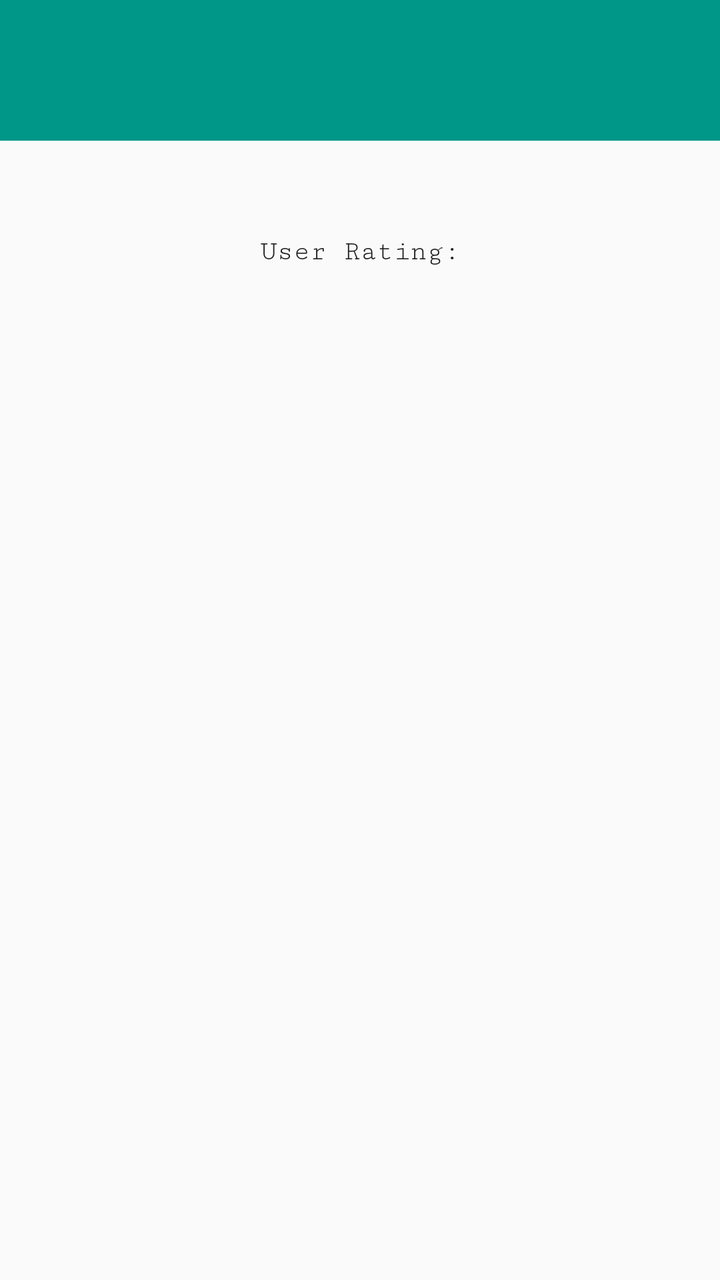
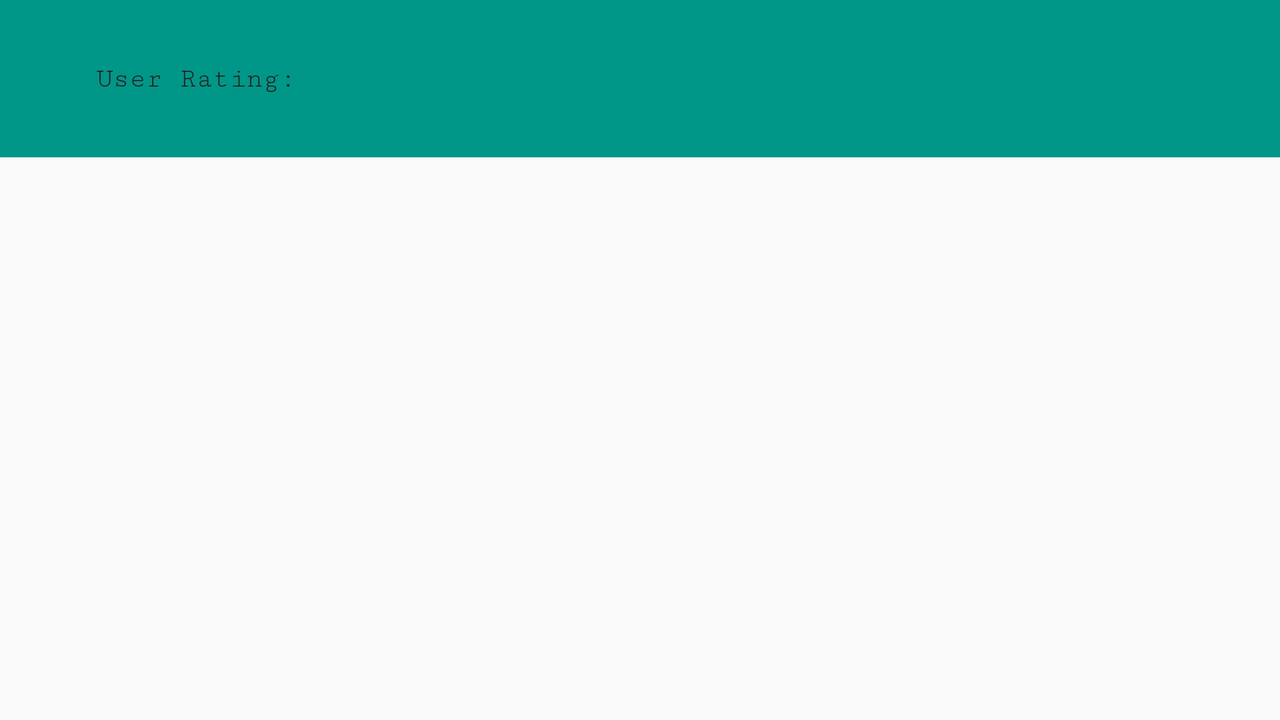

Compare how this app lays out the same screen by default and in its alternative resource folder. The renders come first, then the two layout files and the values they reference.
<!-- AndroidManifest.xml: application theme AppTheme -->
<!-- res/layout/activity_detail.xml -->
<?xml version="1.0" encoding="utf-8"?>
<FrameLayout
    xmlns:android="http://schemas.android.com/apk/res/android"
    xmlns:tools="http://schemas.android.com/tools"
    android:id="@+id/activity_detail"
    android:layout_width="match_parent"
    android:layout_height="match_parent"
    android:paddingBottom="@dimen/activity_vertical_margin"
    tools:context="com.example.android.movieclub.DetailActivity">

    <ScrollView
        android:layout_width="match_parent"
        android:layout_height="wrap_content">

        <LinearLayout
            android:layout_width="match_parent"
            android:layout_height="wrap_content"
            android:orientation="vertical">

            <ProgressBar
                android:id="@+id/pb_progress_bar"
                android:layout_height="42dp"
                android:layout_width="42dp"
                android:layout_gravity="center"
                android:visibility="gone" />

            
            <include
                android:id="@+id/movie_header"
                layout="@layout/portrait_movie_header"
                android:layout_width="match_parent"
                android:layout_height="0dp"
                android:layout_weight="1" />

            <TextView
                android:id="@+id/tv_release_date"
                android:layout_width="wrap_content"
                android:layout_height="wrap_content"
                android:paddingTop="@dimen/activity_vertical_margin"
                android:layout_gravity="center"
                style="@style/SmallText" />

            <TextView
                android:id="@+id/tv_user_rating"
                android:layout_width="wrap_content"
                android:layout_height="wrap_content"
                android:paddingTop="@dimen/activity_vertical_margin"
                android:layout_gravity="center"
                style="@style/SmallText"
                android:text="@string/user_rating" />

            <TextView
                android:id="@+id/tv_vote_average"
                android:layout_width="wrap_content"
                android:layout_height="wrap_content"
                android:layout_gravity="center"
                style="@style/SmallText" />

            <TextView
                android:id="@+id/tv_overview"
                android:layout_width="match_parent"
                android:layout_height="wrap_content"
                android:padding="@dimen/activity_vertical_margin"
                style="@style/MediumText" />

            <android.support.v7.widget.RecyclerView
                android:id="@+id/rv_trailers"
                android:layout_width="match_parent"
                android:layout_height="match_parent" />
        </LinearLayout>
    </ScrollView>
</FrameLayout>
<!-- res/layout/portrait_movie_header.xml (included above) -->
<?xml version="1.0" encoding="utf-8"?>
<android.support.constraint.ConstraintLayout
    xmlns:android="http://schemas.android.com/apk/res/android"
    xmlns:app="http://schemas.android.com/apk/res-auto"
    xmlns:tools="http://schemas.android.com/tools"
    android:layout_width="match_parent"
    android:layout_height="match_parent"
    android:paddingBottom="@dimen/activity_vertical_margin"
    android:background="@color/colorPrimary">

    <ImageView
        android:id="@+id/iv_movie_image"
        android:layout_width="wrap_content"
        android:layout_height="wrap_content"
        android:layout_gravity="center"
        android:layout_marginTop="@dimen/padding_medium"
        app:layout_constraintTop_toTopOf="parent"
        android:layout_marginStart="@dimen/padding_big"
        app:layout_constraintLeft_toLeftOf="parent"
        android:layout_marginLeft="@dimen/padding_big"
        android:layout_marginEnd="@dimen/padding_big"
        app:layout_constraintRight_toRightOf="parent"
        android:layout_marginRight="@dimen/padding_big"/>

    <TextView
        android:id="@+id/tv_title"
        android:layout_width="wrap_content"
        android:layout_height="wrap_content"
        android:paddingTop="@dimen/activity_vertical_margin"
        android:layout_gravity="center"
        style="@style/BigText"
        app:layout_constraintTop_toBottomOf="@+id/iv_movie_image"
        android:layout_marginTop="@dimen/padding_medium"
        app:layout_constraintLeft_toRightOf="@+id/iv_movie_image"
        app:layout_constraintRight_toLeftOf="@+id/iv_movie_image"/>

    

</android.support.constraint.ConstraintLayout>
<!-- resources referenced by this layout -->
<resources>
  <color name="colorPrimary">#009688</color>
  <dimen name="activity_vertical_margin">16dp</dimen>
  <dimen name="padding_big">16dp</dimen>
  <dimen name="padding_medium">8dp</dimen>
  <string name="user_rating">User Rating:</string>
  <style name="BigText" parent="TextStyle">
          <item name="android:textSize">20sp</item>
      </style>
  <style name="MediumText" parent="TextStyle">
          <item name="android:textSize">16sp</item>
      </style>
  <style name="SmallText" parent="TextStyle">
          <item name="android:textSize">14sp</item>
      </style>
  <style name="AppTheme" parent="Theme.AppCompat.Light.DarkActionBar">
          
          <item name="colorPrimary">@color/colorPrimary</item>
          <item name="colorPrimaryDark">@color/colorPrimaryDark</item>
          <item name="colorAccent">@color/colorAccent</item>
          <item name="android:textColor">@color/secondaryTextColor</item>
      </style>
  <style name="TextStyle">
          <item name="android:textColor">@color/primaryTextColor</item>
          <item name="android:fontFamily">serif-monospace</item>
      </style>
  <color name="colorPrimaryDark">#00796B</color>
  <color name="colorAccent">#FF9800</color>
  <color name="secondaryTextColor">#757575</color>
  <color name="primaryTextColor">#212121</color>
</resources>
<!-- res/layout-land/activity_detail.xml (the repository's variant of the layout above) -->
<!-- drawn on the phone turned sideways -->
<?xml version="1.0" encoding="utf-8"?>
<ScrollView
    xmlns:android="http://schemas.android.com/apk/res/android"
    xmlns:app="http://schemas.android.com/apk/res-auto"
    xmlns:tools="http://schemas.android.com/tools"
    android:layout_height="match_parent"
    android:layout_width="match_parent"
    android:paddingBottom="@dimen/activity_vertical_margin" >
    <android.support.constraint.ConstraintLayout

        android:layout_width="match_parent"
        android:layout_height="wrap_content"
        tools:context="com.example.android.movieclub.DetailActivity" >

        <ProgressBar
            android:id="@+id/pb_progress_bar"
            android:layout_height="@dimen/progress_bar_size"
            android:layout_width="@dimen/progress_bar_size"
            android:visibility="invisible"
            android:layout_marginStart="@dimen/padding_big"
            tools:layout_constraintLeft_creator="1"
            app:layout_constraintLeft_toLeftOf="parent"
            android:layout_marginLeft="@dimen/padding_big"
            android:layout_marginTop="@dimen/padding_big"
            app:layout_constraintTop_toTopOf="parent"/>

        <include
            android:id="@+id/movie_header"
            layout="@layout/landscape_movie_header"
            android:layout_width="match_parent"
            android:layout_height="wrap_content"
            app:layout_constraintTop_toTopOf="parent"
            app:layout_constraintLeft_toLeftOf="parent" />

        <TextView
            android:id="@+id/tv_overview"
            android:layout_width="wrap_content"
            android:layout_height="wrap_content"
            style="@style/MediumText"
            android:layout_marginEnd="@dimen/padding_big"
            app:layout_constraintRight_toRightOf="parent"
            android:layout_marginRight="@dimen/padding_big"
            android:layout_marginStart="@dimen/padding_big"
            android:layout_marginLeft="@dimen/padding_big"
            app:layout_constraintLeft_toLeftOf="parent"
            app:layout_constraintTop_toBottomOf="@+id/movie_header"
            android:layout_marginTop="@dimen/padding_big"/>

        <android.support.v7.widget.RecyclerView
            android:id="@+id/rv_trailers"
            android:layout_width="match_parent"
            android:layout_height="wrap_content"
            android:layout_marginEnd="@dimen/padding_big"
            app:layout_constraintRight_toRightOf="parent"
            android:layout_marginRight="@dimen/padding_big"
            android:layout_marginStart="@dimen/padding_big"
            app:layout_constraintLeft_toLeftOf="parent"
            android:layout_marginLeft="@dimen/padding_big"
            app:layout_constraintTop_toBottomOf="@+id/tv_overview"
            android:layout_marginTop="@dimen/padding_big"
            />

    </android.support.constraint.ConstraintLayout>
</ScrollView>
<!-- res/layout/landscape_movie_header.xml (included above) -->
<?xml version="1.0" encoding="utf-8"?>
<android.support.constraint.ConstraintLayout
    xmlns:android="http://schemas.android.com/apk/res/android"
    xmlns:app="http://schemas.android.com/apk/res-auto"
    xmlns:tools="http://schemas.android.com/tools"
    android:orientation="vertical"
    android:layout_width="match_parent"
    android:layout_height="wrap_content"
    android:paddingBottom="@dimen/activity_vertical_margin"
    android:background="@color/colorPrimary">

    <ImageView
        android:id="@+id/iv_movie_image"
        android:layout_width="wrap_content"
        android:layout_height="wrap_content"
        android:layout_gravity="center"
        android:layout_marginStart="@dimen/padding_big"
        android:layout_marginLeft="@dimen/padding_big"
        app:layout_constraintLeft_toLeftOf="parent"
        android:layout_marginTop="@dimen/padding_big"
        app:layout_constraintTop_toTopOf="parent"/>

    <include
        layout="@layout/movie_basic_info"
        android:layout_width="wrap_content"
        android:layout_height="wrap_content"
        app:layout_constraintLeft_toRightOf="@+id/iv_movie_image"
        app:layout_constraintBottom_toTopOf="@+id/iv_movie_image"
        app:layout_constraintTop_toBottomOf="@+id/iv_movie_image"
        android:layout_marginStart="@dimen/padding_xbig"
        android:layout_marginLeft="@dimen/padding_xbig"/>


</android.support.constraint.ConstraintLayout>
<!-- res/layout/movie_basic_info.xml (included above) -->
<?xml version="1.0" encoding="utf-8"?>
<LinearLayout xmlns:android="http://schemas.android.com/apk/res/android"
              android:orientation="vertical"
              android:layout_width="match_parent"
              android:layout_height="match_parent">

    <TextView
        android:id="@+id/tv_title"
        android:layout_width="wrap_content"
        android:layout_height="wrap_content"
        android:gravity="center"
        style="@style/BigText"
        android:layout_marginTop="@dimen/padding_big" />

    <TextView
        android:id="@+id/tv_release_date"
        android:layout_width="wrap_content"
        android:layout_height="wrap_content"
        android:gravity="center"
        style="@style/SmallText"
        android:layout_marginTop="@dimen/padding_small" />

    <TextView
        android:id="@+id/tv_user_rating"
        android:layout_width="wrap_content"
        android:layout_height="wrap_content"
        android:gravity="center"
        style="@style/SmallText"
        android:text="@string/user_rating"
        android:layout_marginTop="@dimen/padding_small" />

    <TextView
        android:id="@+id/tv_vote_average"
        android:layout_width="wrap_content"
        android:layout_height="wrap_content"
        android:gravity="center"
        style="@style/SmallText" />
</LinearLayout>
<!-- resources referenced by the variant -->
<!-- as the phone turned sideways resolves them -->
<resources>
  <color name="colorPrimary">#009688</color>
  <dimen name="activity_vertical_margin">16dp</dimen>
  <dimen name="padding_big">16dp</dimen>
  <dimen name="padding_small">4dp</dimen>
  <dimen name="padding_xbig">32dp</dimen>
  <dimen name="progress_bar_size">42dp</dimen>
  <string name="user_rating">User Rating:</string>
  <style name="BigText" parent="TextStyle">
          <item name="android:textSize">20sp</item>
      </style>
  <style name="MediumText" parent="TextStyle">
          <item name="android:textSize">16sp</item>
      </style>
  <style name="SmallText" parent="TextStyle">
          <item name="android:textSize">14sp</item>
      </style>
  <style name="AppTheme" parent="Theme.AppCompat.Light.DarkActionBar">
          
          <item name="colorPrimary">@color/colorPrimary</item>
          <item name="colorPrimaryDark">@color/colorPrimaryDark</item>
          <item name="colorAccent">@color/colorAccent</item>
          <item name="android:textColor">@color/secondaryTextColor</item>
      </style>
  <style name="TextStyle">
          <item name="android:textColor">@color/primaryTextColor</item>
          <item name="android:fontFamily">serif-monospace</item>
      </style>
  <color name="colorPrimaryDark">#00796B</color>
  <color name="colorAccent">#FF9800</color>
  <color name="secondaryTextColor">#757575</color>
  <color name="primaryTextColor">#212121</color>
</resources>
